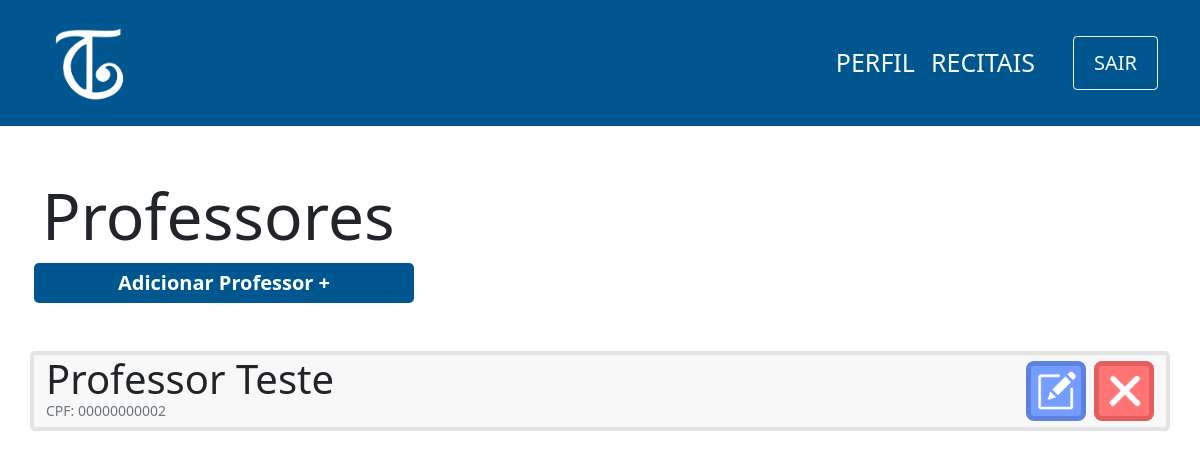
/view/professor/index.php, run on an earlier commit of the app's database.
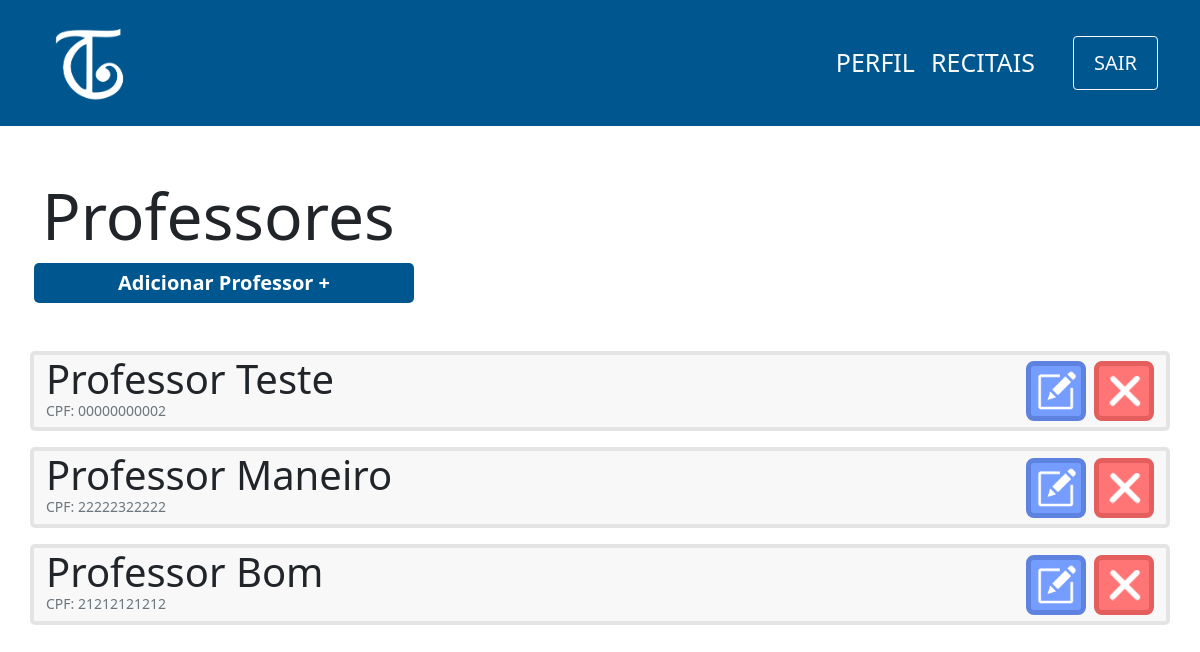
And on a later commit of the database.
### tables this page shows
CREATE TABLE professor(
                id INTEGER PRIMARY KEY ,
                cpf varchar(11) not null,
                nome varchar(100) not null,
                senha varchar(100) not null,
                email varchar(100) not null,
                contrato varchar(150)
            );

### controller/professor/index.php (called while the page is built)
<?php
    require '../../db/connection.php';
    try {
        $sql=$db->prepare('SELECT nome,cpf,id FROM professor');
        $sql->execute();
        $professores=$sql->fetchAll(PDO::FETCH_ASSOC);
    } catch (PDOException $e) {
        echo 'Erro ao executar comando no banco de dados: ' . $e->getMessage();
        exit();
    }
?>

### view/professor/index.php (the view, shortened to what this page needs)
<?php
    include '../../layouts/navbar.php';
    include '../../controller/professor/index.php';
?>
<div class="container">
    <div class="row mt-5">
        <h1 class="mt-1 display-3">Professores</h1>
        <span class="btn-principal col-md-4 col-sm-12 mx-1 text-center mb-5">
            <a href="cadastro.php">Adicionar Professor +</a>
        </span>
        <?php
        foreach($professores as $professor){
            echo'
        <div class="col-12 card d-flex flex-row mb-3 justify-content-between">
            <div class="d-flex flex-column" id="'.$professor['id'].'">
                <p class="m-0 display-6">'.$professor['nome'].'</p>
                <p class="m-0 text-muted display-3 mb-2" style="font-size:14px">CPF: '.$professor['cpf'].'</p>
            </div>
            <div class="d-flex align-items-center">
                <button onclick="location.href=\'edit.php?id='.$professor['id'].'\';" class="btn-editar mx-2" >
                    <img src="../../images/edit-icon.png" width=40px>
                </button>
                <button class="btn-remover">
                    <img src="../../images/delete-icon.png" width=40px>
                </button>
            </div>
        </div>
        ';}
        ?>
    </div>
</div>

### layouts/header.php (shortened to what this page needs)
<?php
    echo'   <!doctype html>
    <html lang="pt-br">
      <head>
        <meta charset="utf-8">
        <meta name="viewport" content="width=device-width, initial-scale=1">
        <link href="https://cdn.jsdelivr.net/npm/bootstrap@5.1.3/dist/css/bootstrap.min.css" rel="stylesheet">
        <script src="https://cdn.jsdelivr.net/npm/bootstrap@5.1.3/dist/js/bootstrap.bundle.min.js"></script>
        <link href="http://fonts.googleapis.com/css?family=Roboto" rel="stylesheet" type="text/css">
        <link href="../../css/style.css" rel="stylesheet" type="text/css">
        <title>Toque Cultural</title>
    </head>
    <style>
        .azul-cultural{
            background-color: #005790;
        }
        .nav-link{
            font-size: 25px;
            font-weight: 300;
        }
        .nav-link:hover{
            text-decoration: underline;
            background-color: #004a7c;
        }
        .active{
            font-weight: 600 !important;
        }
    </style>
    <body>';
?>

### layouts/navbar.php (shortened to what this page needs)
<?php
    include 'header.php';
    echo('
    <nav class="navbar navbar-expand-lg navbar-light azul-cultural">
        <div class="container d-flex flex-md-row flex-sm-column">
            <a class="navbar-brand" href="#"><img src="../../images/logo-2-branco.png" width="100px"></a>
            <div class="justify-content-md-right justify-content-sm-center">
                <button class="navbar-toggler text-white" type="btn-secundario" data-bs-toggle="collapse" data-bs-target="#navbarSupportedContent" aria-controls="navbarSupportedContent" aria-expanded="false" aria-label="Toggle navigation">
                    <span class="navbar-toggler-icon"></span>
                </button>
                <div class="collapse navbar-collapse align-right" id="navbarSupportedContent">
                    <ul class="navbar-nav mr-auto mt-2 mt-lg-0">');
                    echo('
                        <li class="nav-item">
                            <a class="nav-link text-light" href="#" id="nav-perfil">PERFIL</a>
                        </li>
                        <li class="nav-item" style="margin-right: 30px;">
                            <a class="nav-link text-light" href="#" id="nav-recitais">RECITAIS</a>
                        </li>
                        <form action="../../controller/login/logout.php" method="POST">
                            <input type="submit" class="btn btn-outline-light mt-auto " style="font-size: 20px; height: 100%; padding: 0px 20px;" value="SAIR">
                        </form>
                    </ul>
                </div>
            </div>
        </div>
      </nav>
      ');
?>

### css/style.css (style rules this page uses)
a { text-decoration: none; color:white; }
.btn-principal { background-color: #005790; color:white; padding: 5px 25px; font-weight: 600; font-size:20px; border:none; border-radius:5px; cursor: pointer; text-decoration: none; }
.card { background-color:#F8F8F8; border: 4px solid #E4E4E4; border-radius: 5px; }
.btn-editar { background-color:#759CFF; border: 5px solid #5E82DF; color:white; border-radius:8px; width:60px; height:60px; cursor: pointer; }
.btn-remover { background-color:#FF7575; border: 5px solid #E55E5E; color:white; border-radius:8px; width:60px; height:60px; cursor: pointer; }

### layouts/header.php (style rules this page uses)
.azul-cultural { background-color: #005790; }
.nav-link { font-size: 25px; font-weight: 300; }

What changed in the data, as far as the page shows it:
added professor: nome "Professor Maneiro", cpf "22222322222"
added professor: nome "Professor Bom", cpf "21212121212"
